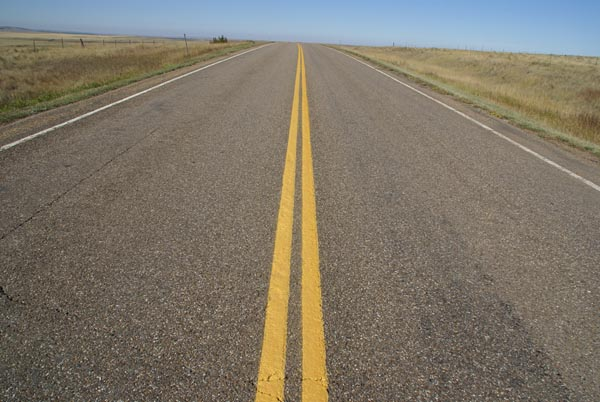
//> input picture Lab3/highway.jpg, 600 x 402 px
$ ./main   (built with g++ and OpenCV 4)
//> lines starting //> are read from the running program, lines starting //| are printed output that depends on the picture
#include "opencv2/highgui/highgui.hpp"
#include "opencv2/imgproc/imgproc.hpp"
#include <iostream>
#include <stdio.h>
#include <stdlib.h>

using namespace std;
using namespace cv;

void thresh_callback(int, void* );
void load_image(String);

Mat image; Mat src_gray;

int thresh = 110;
int max_thresh = 255;
RNG rng(12345);

void load_image(String img)
{
//> called with img = "highway.jpg"
    image = imread(img, 0);
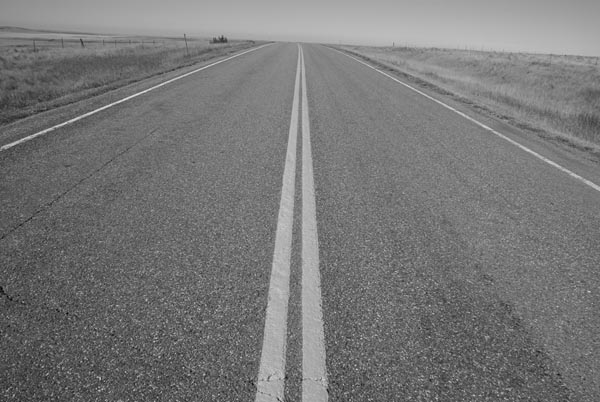
//> image: 402 rows x 600 cols, CV_8UC1; min 0, max 230, mean 119.3

    blur( image, src_gray, Size(3,3) );

    namedWindow( "Image", CV_WINDOW_AUTOSIZE );
    imshow( "Image", image );

    createTrackbar( " Canny thresh:", "Source", &thresh, max_thresh, thresh_callback );
    thresh_callback( 0, 0 );

}


void thresh_callback(int, void* )
{
  Mat canny_output;

  Canny( src_gray, canny_output, thresh, thresh*2, 3 );
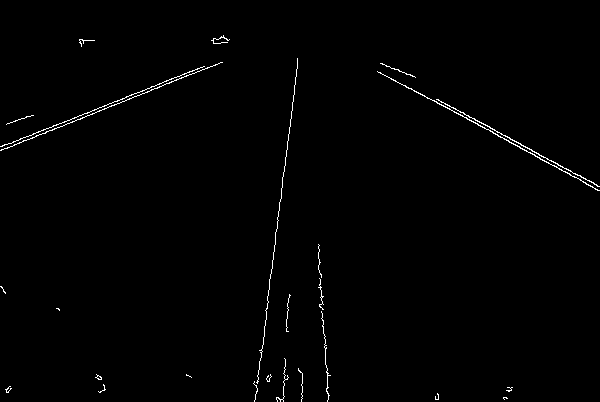
//> canny_output: 402 rows x 600 cols, CV_8UC1; 0.83% white in thin lines or dots

  namedWindow( "Contours", CV_WINDOW_AUTOSIZE );
  imshow( "Contours", canny_output );
}


int main( int argc, char** argv )
{
    load_image("highway.jpg");

    waitKey(0);
    return(0);
}
